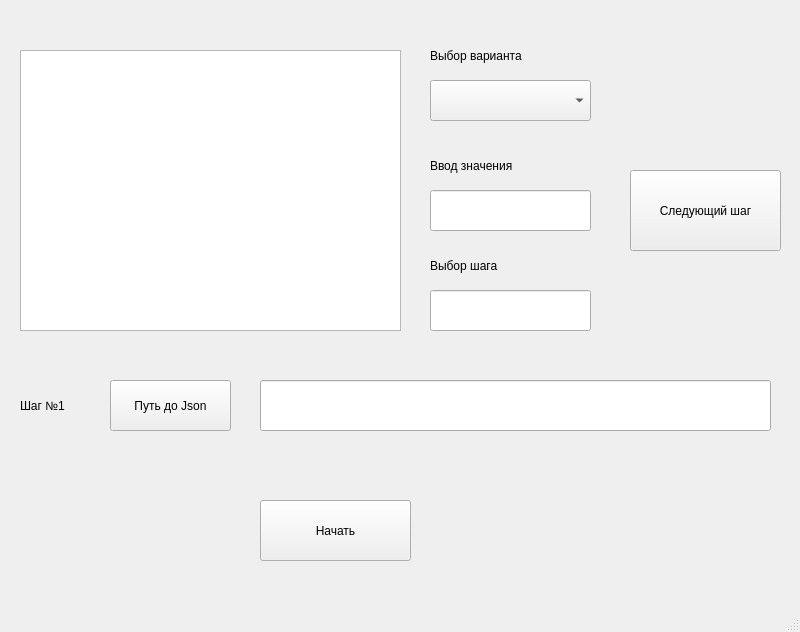
<?xml version="1.0" encoding="UTF-8"?>
<ui version="4.0">
 <class>MainWindow</class>
 <widget class="QMainWindow" name="MainWindow">
  <property name="geometry">
   <rect>
    <x>0</x>
    <y>0</y>
    <width>800</width>
    <height>632</height>
   </rect>
  </property>
  <property name="windowTitle">
   <string>MainWindow</string>
  </property>
  <widget class="QWidget" name="centralwidget">
   <widget class="QPushButton" name="pushButton">
    <property name="geometry">
     <rect>
      <x>110</x>
      <y>380</y>
      <width>121</width>
      <height>51</height>
     </rect>
    </property>
    <property name="text">
     <string>Путь до Json</string>
    </property>
   </widget>
   <widget class="QLabel" name="label">
    <property name="geometry">
     <rect>
      <x>20</x>
      <y>390</y>
      <width>131</width>
      <height>31</height>
     </rect>
    </property>
    <property name="text">
     <string>Шаг №1</string>
    </property>
   </widget>
   <widget class="QLineEdit" name="lineEdit">
    <property name="geometry">
     <rect>
      <x>260</x>
      <y>380</y>
      <width>511</width>
      <height>51</height>
     </rect>
    </property>
   </widget>
   <widget class="QPushButton" name="pushButton_2">
    <property name="geometry">
     <rect>
      <x>260</x>
      <y>500</y>
      <width>151</width>
      <height>61</height>
     </rect>
    </property>
    <property name="text">
     <string>Начать</string>
    </property>
   </widget>
   <widget class="QTextEdit" name="textEdit">
    <property name="geometry">
     <rect>
      <x>20</x>
      <y>50</y>
      <width>381</width>
      <height>281</height>
     </rect>
    </property>
   </widget>
   <widget class="QComboBox" name="comboBox">
    <property name="geometry">
     <rect>
      <x>430</x>
      <y>80</y>
      <width>161</width>
      <height>41</height>
     </rect>
    </property>
   </widget>
   <widget class="QLabel" name="label_2">
    <property name="geometry">
     <rect>
      <x>430</x>
      <y>40</y>
      <width>161</width>
      <height>31</height>
     </rect>
    </property>
    <property name="text">
     <string>Выбор варианта</string>
    </property>
   </widget>
   <widget class="QLabel" name="label_3">
    <property name="geometry">
     <rect>
      <x>430</x>
      <y>150</y>
      <width>121</width>
      <height>31</height>
     </rect>
    </property>
    <property name="text">
     <string>Ввод значения</string>
    </property>
   </widget>
   <widget class="QLineEdit" name="lineEdit_2">
    <property name="geometry">
     <rect>
      <x>430</x>
      <y>190</y>
      <width>161</width>
      <height>41</height>
     </rect>
    </property>
   </widget>
   <widget class="QLabel" name="label_4">
    <property name="geometry">
     <rect>
      <x>430</x>
      <y>250</y>
      <width>121</width>
      <height>31</height>
     </rect>
    </property>
    <property name="text">
     <string>Выбор шага</string>
    </property>
   </widget>
   <widget class="QLineEdit" name="lineEdit_3">
    <property name="geometry">
     <rect>
      <x>430</x>
      <y>290</y>
      <width>161</width>
      <height>41</height>
     </rect>
    </property>
   </widget>
   <widget class="QPushButton" name="pushButton_3">
    <property name="geometry">
     <rect>
      <x>630</x>
      <y>170</y>
      <width>151</width>
      <height>81</height>
     </rect>
    </property>
    <property name="text">
     <string>Следующий шаг</string>
    </property>
   </widget>
  </widget>
  <widget class="QMenuBar" name="menubar">
   <property name="geometry">
    <rect>
     <x>0</x>
     <y>0</y>
     <width>800</width>
     <height>21</height>
    </rect>
   </property>
  </widget>
  <widget class="QStatusBar" name="statusbar"/>
 </widget>
 <resources/>
 <connections/>
</ui>
